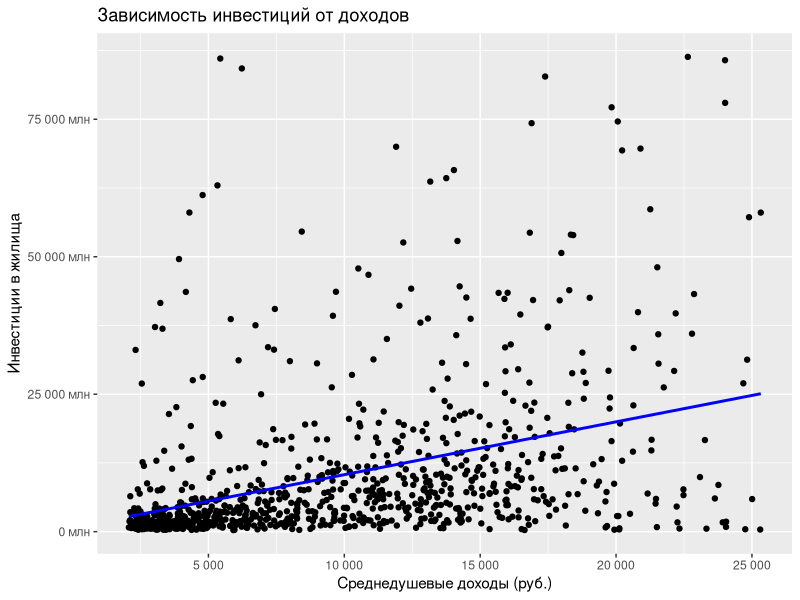
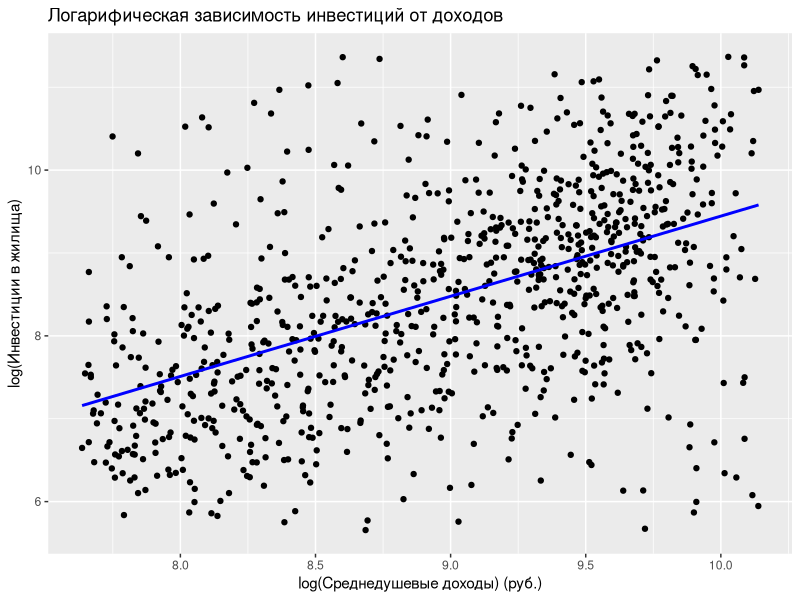
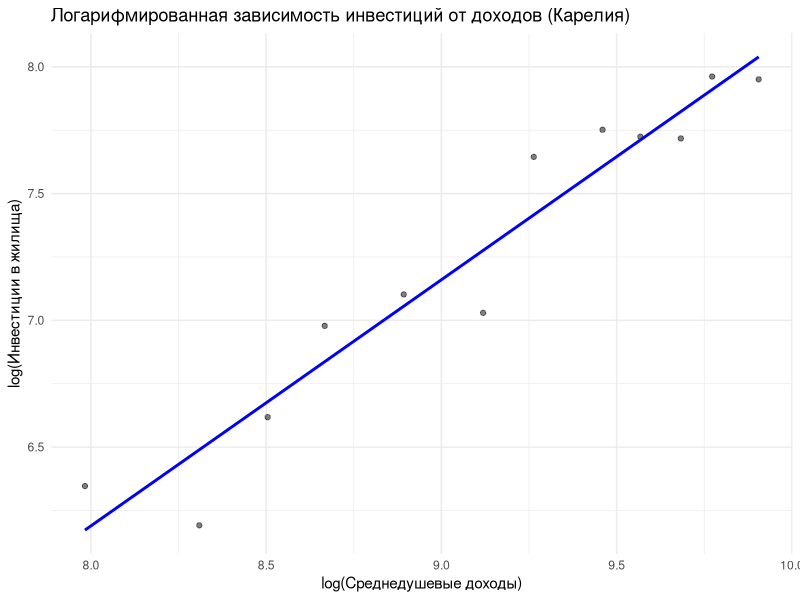
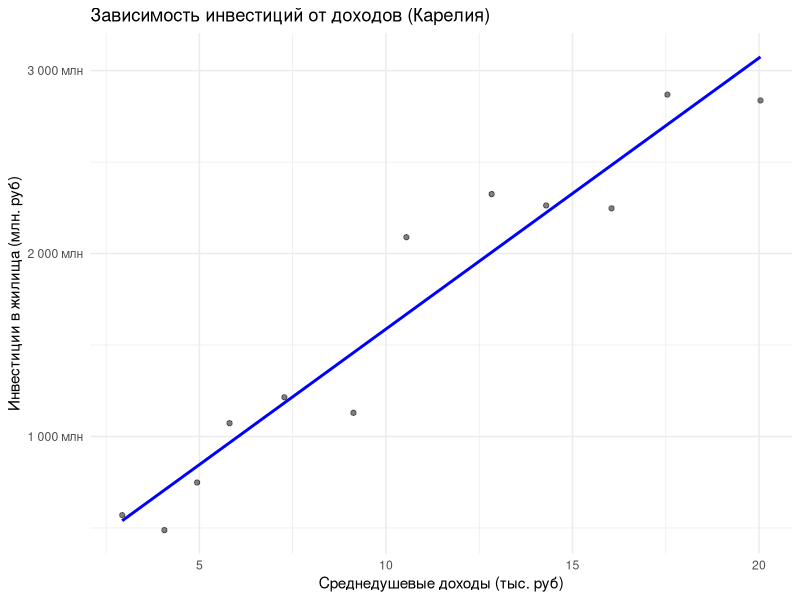
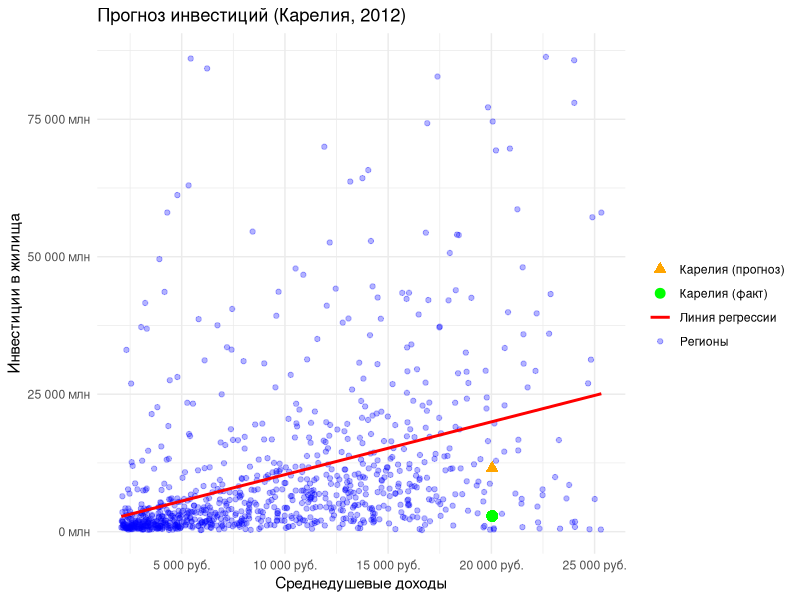

Write R code to recreate these figures, in order.
library(dplyr)
library(ggplot2)
library(readxl)
# читаю данные
setwd("/home/user/builds/Github/econometrica/Induvidual1")
data <- read_excel("data.xlsx")

# обработка данных
data$income <- as.numeric(gsub(",", ".", data$income))
data$outcome <- as.numeric(gsub(",", ".", data$outcome))

# удаляю строки с нулями (отсутствие данных)
data_clean <- data %>% filter(income != 0 & outcome != 0)

# убираю выбросы по квантилям
lower_income <- quantile(data_clean$income, 0.1)
upper_income <- quantile(data_clean$income, 0.95)
lower_outcome <- quantile(data_clean$outcome, 0.1)
upper_outcome <- quantile(data_clean$outcome, 0.95)

data_filtered <- data_clean %>%
  filter(income >= lower_income & income <= upper_income &
         outcome >= lower_outcome & outcome <= upper_outcome)
# визуализация данных (общая)
ggplot(data_filtered, aes(x = income, y = outcome)) +
  geom_point() +
  geom_smooth(method = "lm", se = FALSE, color = "blue") +
  scale_y_continuous(labels = scales::comma_format(big.mark = " ", suffix = " млн")) +
  scale_x_continuous(labels = scales::comma_format(big.mark = " ")) +
  labs(title = "Зависимость инвестиций от доходов",
       x = "Среднедушевые доходы (руб.)",
       y = "Инвестиции в жилища")

# коэффициент корреляции
correlation <- cor(data_filtered$income, data_filtered$outcome, use = "complete.obs")
correlation

# пусть уровень значимости 0.05 (то есть вероятность, что связь случайна, практически нулевая.)
# проверка значимости
cor_test <- cor.test(data_filtered$income, data_filtered$outcome)
cor_test

# Вывод: r = 0.394, p-value < 0.05, зависимость положительная и значимая
# Связь слабая, но статистически значимая

# Линейная модель для всех регионов
model_all <- lm(outcome ~ income, data = data_filtered)
summary(model_all)

#если доход увеличивается на 1 рубль, то инвестиции в жильё в среднем увеличиваются на 0,96 рубля.
#R^2 = 0.155, значит модель объясняет только 15% разброса инвестиций.
# Это не очень много. Значит, большая часть инвестиций зависит от других факторов, не учтённых в твоей модели.
# прогнозы
data_filtered$pred_all <- predict(model_all, newdata = data_filtered)

# MAPE для общей модели
mape_all <- mean(abs(data_filtered$outcome - data_filtered$pred_all) / data_filtered$outcome) * 100
mape_all
# # MAPE = 265%, значит линейная модель без логарифмов слишком грубая для прогноза
# добавляем логарифмы
data_filtered <- data_filtered %>%
  mutate(log_income = log(income),
         log_outcome = log(outcome))

# общая модель с логарифмами
model_log_all <- lm(log_outcome ~ log_income, data = data_filtered)
summary(model_log_all)

# прогноз и MAPE
data_filtered$pred_log_all <- exp(predict(model_log_all, newdata = data_filtered))
mape_log_all <- mean(abs(data_filtered$outcome - data_filtered$pred_log_all) / data_filtered$outcome) * 100
mape_log_all

# визуализация логарифмических данных (общая)
ggplot(data_filtered, aes(x = log(income), y = log(outcome))) +
  geom_point() +
  geom_smooth(method = "lm", se = FALSE, color = "blue") +
  labs(title = "Логарифическая зависимость инвестиций от доходов",
       x = "log(Среднедушевые доходы) (руб.)",
       y = "log(Инвестиции в жилища)")
# MAPE = 138% лучше, но все еще очень высоко для общей модели
# модель для Карелии
karelia <- data_filtered %>% filter(region == "Республика Карелия")
model_log_karelia <- lm(log_outcome ~ log_income, data = karelia)
karelia$pred_log <- exp(predict(model_log_karelia, newdata = karelia))
mape_log_karelia <- mean(abs(karelia$outcome - karelia$pred_log) / karelia$outcome) * 100
mape_log_karelia

# визуализация для Республики Карелия (логарифм)
ggplot(karelia, aes(x = log_income, y = log_outcome)) +
  geom_point(alpha = 0.5) +
  geom_smooth(method = "lm", se = FALSE, color = "blue") +
  labs(title = "Логарифмированная зависимость инвестиций от доходов (Карелия)",
       x = "log(Среднедушевые доходы)",
       y = "log(Инвестиции в жилища)") +
  theme_minimal()

# визуализация для Республики Карелия (исходные)
ggplot(karelia,  aes(x = income/1000, y = outcome)) +
  geom_point(alpha = 0.5) +
  geom_smooth(method = "lm", se = FALSE, color = "blue") +
  scale_y_continuous(labels = scales::comma_format(big.mark = " ", suffix = " млн")) +
  scale_x_continuous(labels = scales::comma_format(big.mark = " ")) +
  labs(title = "Зависимость инвестиций от доходов (Карелия)",
       x = "Среднедушевые доходы (тыс. руб)",
       y = "Инвестиции в жилища (млн. руб)") +
  theme_minimal()

# построить прогноз для РК для 2012
karelia_point <- data_filtered %>%
  filter(region == "Республика Карелия", year == 2012)

income_real <- karelia_point$income
outcome_real <- karelia_point$outcome

# прогноз по log модели
# создаю данные для предсказания
pred_data <- data.frame(log_income = log(income_real))

# прогноз + доверительный интервал
log_pred <- predict(model_log_all,
                    newdata = pred_data,
                    interval = "prediction",
                    level = 0.95)

# возвращаем из логов
pred_outcome <- exp(log_pred[1])
pred_lower <- exp(log_pred[2])
pred_upper <- exp(log_pred[3])

#Визуализация 
ggplot(data_filtered, aes(x = income, y = outcome)) +
  geom_point(aes(color = "Регионы"), alpha = 0.3) +
  
  stat_smooth(aes(color = "Линия регрессии"),
              method = "lm",
              formula = y ~ x,
              se = FALSE) +
  
  # факт Карелии
  geom_point(aes(x = income_real, y = outcome_real, color = "Карелия (факт)"),
             size = 3) +
  
  # прогноз
  geom_point(aes(x = income_real, y = pred_outcome, color = "Карелия (прогноз)"),
             size = 3, shape = 17) +
  
  scale_color_manual(values = c("Регионы" = "blue",
                                "Линия регрессии" = "red",
                                "Карелия (факт)" = "green",
                                "Карелия (прогноз)" = "orange")) +
  
  scale_y_continuous(labels = scales::comma_format(big.mark = " ", suffix = " млн")) +
  scale_x_continuous(labels = scales::comma_format(big.mark = " ", suffix = " руб.")) +
  
  labs(title = "Прогноз инвестиций (Карелия, 2012)",
       x = "Среднедушевые доходы",
       y = "Инвестиции в жилища",
       color = "") +
  
  theme_minimal()

#Экономические выводы
# ошибки прогноза
abs_error <- abs(outcome_real - pred_outcome)
rel_error <- abs_error / outcome_real * 100

# Связь между доходами и инвестициями слабая
# Коэффициент корреляции r = 0.3939 зависимость положительная, но слабая

# Логарифмическая модель лучше линейной
# (ошибка ниже, модель адекватнее описывает зависимость)

# Сравнение прогноза и факта для Карелии (2012)
# Фактические инвестиции НИЖЕ прогнозных
# Отклонение: 8698.39 млн руб.
# Относительная ошибка: 306.61%
#  модель сильно переоценивает инвестиции для данного региона

# Эластичность
# бета = 0.9708

# Интерпретация эластичности
# Инвестиции НЕЭЛАСТИЧНЫ по доходу (бета < 1)
# Это означает:
# при росте доходов на 1% инвестиции увеличиваются примерно на 0.97%
# влияние доходов почти пропорциональное, но немного слабее

# Для увеличения инвестиций на 1% доход должен вырасти примерно на 1.03%

# Общий вывод
# Доходы оказывают влияние на инвестиции, но не являются ключевым фактором

# Экономическая интерпретация
# Высокая ошибка прогноза (более 300%) показывает:
# - модель по всем регионам плохо описывает отдельный регион (Карелию)
# - инвестиции зависят от дополнительных факторов

# Итог
# Для повышения качества модели необходимо учитывать дополнительные переменные
